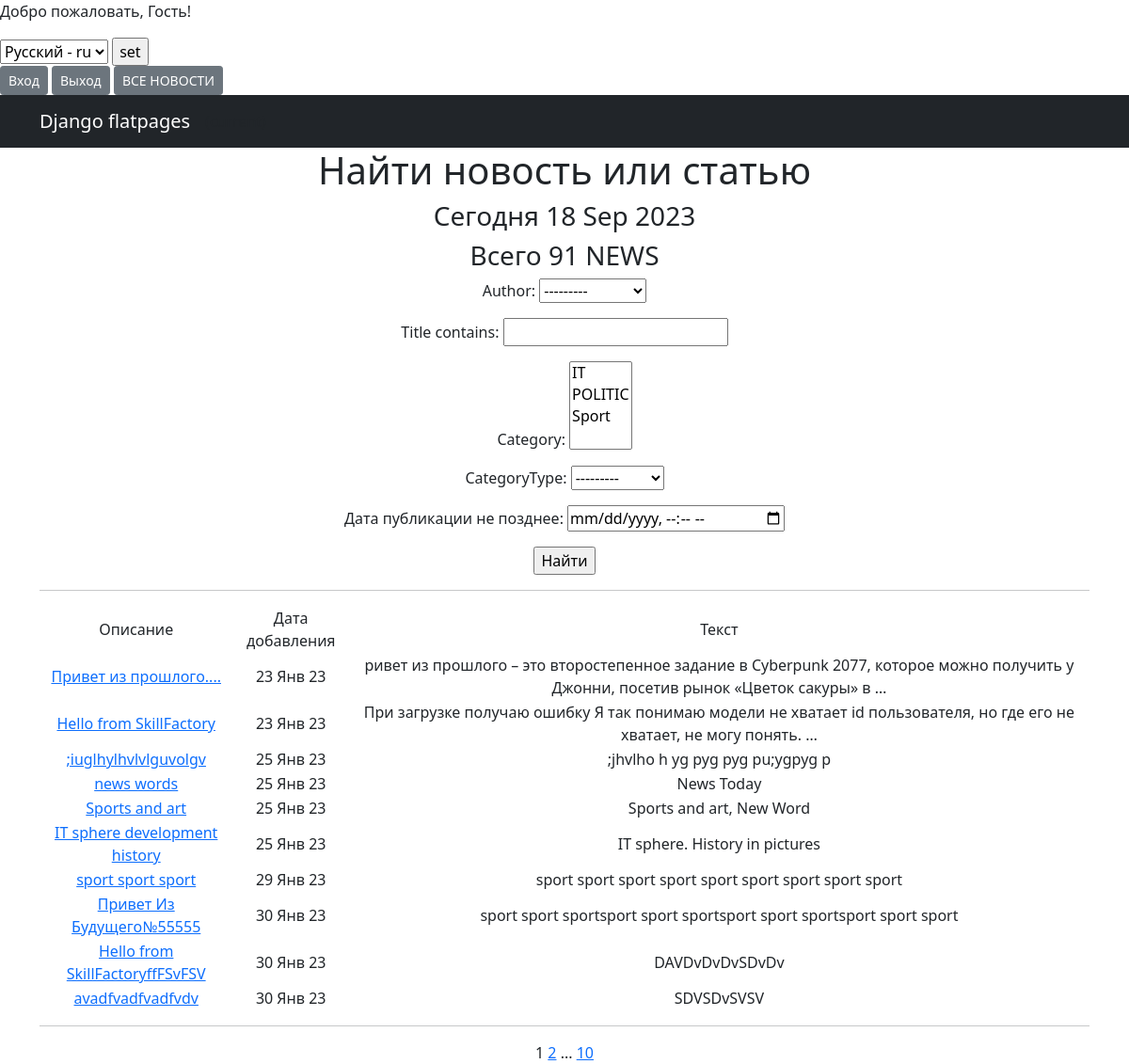
The page /news/search/ on the database as committed earlier.
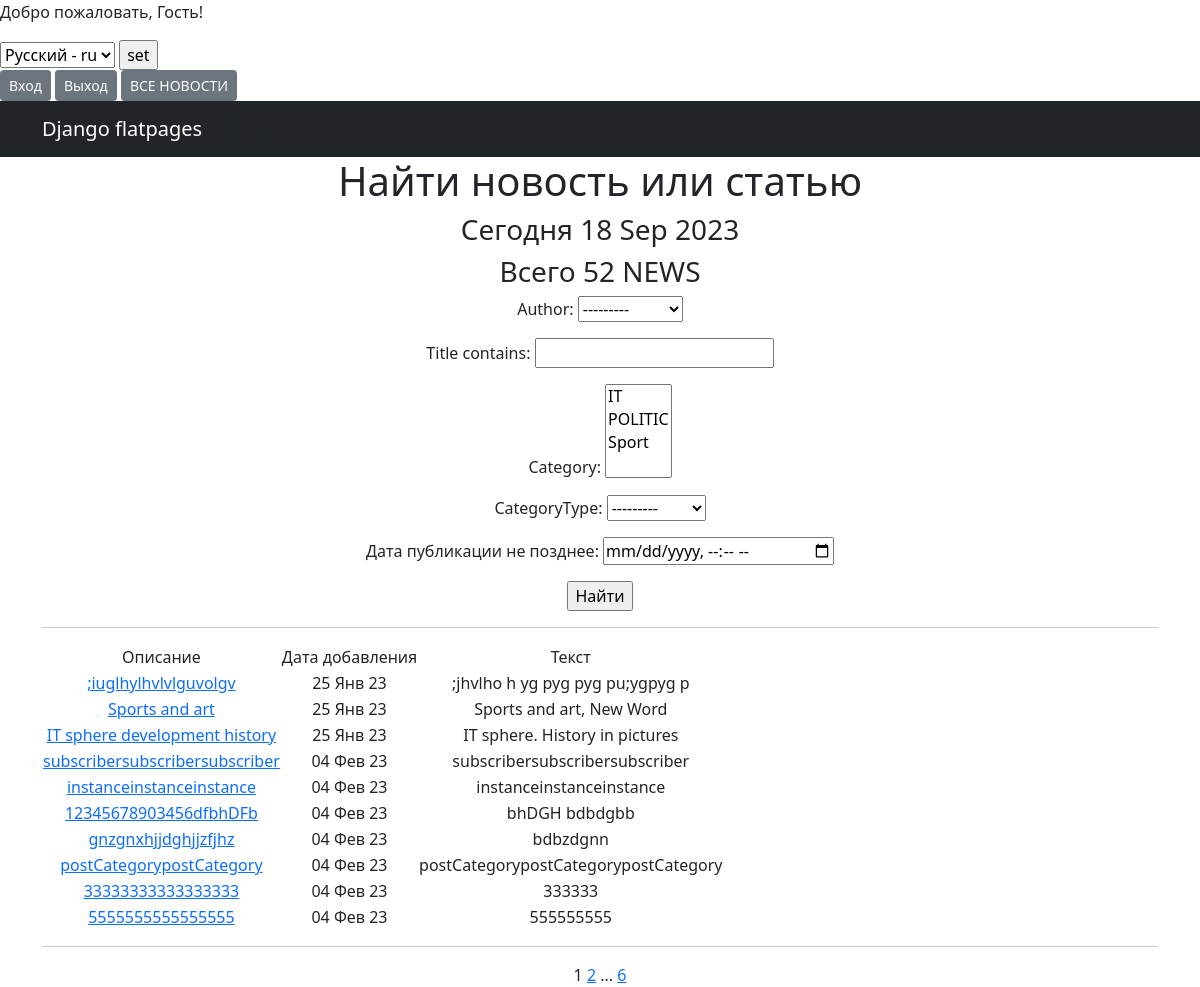
The same page on the database as committed later.
### news/models.py (models this page shows, shortened)
class Post(models.Model):
    author = models.ForeignKey(Author, on_delete=models.CASCADE, help_text="Автор")
    NEWS = "NW"
    ARTICLE = "AT"
    CATEGORY_CHOICES = (
        (NEWS, 'НОВОСТЬ'),
        (ARTICLE, 'СТАТЬЯ'),
    )
    categoryType = models.CharField(max_length=2, choices=CATEGORY_CHOICES, default=ARTICLE
                                    )
    dataCreation = models.DateTimeField(auto_now_add=True, )
    category = models.ManyToManyField(Category, through='PostCategory')
    title = models.CharField(max_length=128)
    text = models.TextField(verbose_name=' ТЕКСТ')
    rating = models.SmallIntegerField(default=0)

### news/views.py (the view)
# urls.py: path('search/', NewsSearch.as_view(), name='search'),
class NewsSearch(ListView):
    model = Post
    ordering = 'dataCreation'
    template_name = 'search.html'
    context_object_name = 'search'
    paginate_by = 10
    def get_queryset(self):
        queryset = super().get_queryset()
        self.filterset = PostFilter(self.request.GET, queryset)
        return self.filterset.qs
    def get_context_data(self, **kwargs):
        context = super().get_context_data(**kwargs)
        context['filterset'] = self.filterset
        context['all_news'] = Post.objects.all()
        return context

### news/models.py (called while the page is built)
    def __str__(self):
        return f'{self.authorUser}'

    def __str__(self):
        return f'{self.name}'

### news/templatetags/custom_filters.py (called while the page is built)
@register.filter()
def censor(value):
    ban_words = ['fuck', 'хер']
    if not isinstance(value, str):
        raise TypeError(f"unresolved type'{type(value)}' expected type 'str")
    for word in value.split():
        if word.lower() in ban_words:
            value = value.replace(word, f'{word[0]}{"*"*(len(word)-1)}')
    return value

### news/templatetags/custom_tags.py (called while the page is built)
@register.simple_tag()
def current_time(format_string='%b %d %Y'):
    return datetime.utcnow().strftime(format_string)

### news/templates/search.html (shortened to what this page needs)
{% extends 'flatpages/default.html' %}
{% load custom_filters %}
{% load custom_tags %}
{% block content %}
<h1>Найти новость или статью</h1>
<h3>Сегодня {% current_time '%d %b %Y' %}</h3>
<h3> Всего {{ all_news|length }} NEWS</h3>
<form action="" method="get">
    {{ filterset.form.as_p }}
    <input type="submit" value="Найти"/>
</form>
<hr>
{% if search %}
<table>
    <tr>
        <td>Описание</td>
        <td>Дата добавления</td>
        <td>Текст</td>
    <tr>
        {% for new in search %}
    <tr>
        <td><a href="{% url 'new' new.id %}">{{ new.title|censor }}</a></td>
        <td>{{ new.dataCreation|date:'d M y ' }}</td>
        <td>{{ new.text|truncatewords:20|censor}}</td>
        {% endfor %}
</table>
<hr>
{% else %}
<h2>Новостей нет!</h2>
{% endif %}
{{ page_obj.number }}
{% if page_obj.has_next %}
<a href="?page={{ page_obj.next_page_number }}">{{ page_obj.next_page_number }}</a>
{% if paginator.num_pages != page_obj.next_page_number %}
...
<a href="?page={{ page_obj.paginator.num_pages }}">{{ page_obj.paginator.num_pages }}</a>
{% endif %}
{% endif %}
{% endblock content %}

Rows that differ between the two databases and show on the page:
removed Post: title|censor "Привет из прошлого....", dataCreation "23 Янв 23", text|censor "ривет из прошлого – это второстепенное задание в Cyberpunk 2077, которое можно получить у Джонни, посетив рынок «Цветок сакуры» в …"
removed Post: title|censor "Hello from SkillFactory", dataCreation "23 Янв 23", text|censor "При загрузке получаю ошибку Я так понимаю модели не хватает id пользователя, но где его не хватает, не могу понять. …"
removed Post: title|censor "news words", dataCreation "25 Янв 23", text|censor "News Today"
removed Post: title|censor "sport sport sport", dataCreation "29 Янв 23", text|censor "sport sport sport sport sport sport sport sport sport"
removed Post: title|censor "Привет Из Будущего№55555", dataCreation "30 Янв 23", text|censor "sport sport sportsport sport sportsport sport sportsport sport sport"
removed Post: title|censor "Hello from SkillFactoryffFSvFSV", dataCreation "30 Янв 23", text|censor "DAVDvDvDvSDvDv"
removed Post: title|censor "avadfvadfvadfvdv", dataCreation "30 Янв 23", text|censor "SDVSDvSVSV"
now on this page (row unchanged): Post: title|censor "subscribersubscribersubscriber", dataCreation "04 Фев 23", text|censor "subscribersubscribersubscriber"
now on this page (row unchanged): Post: title|censor "instanceinstanceinstance", dataCreation "04 Фев 23", text|censor "instanceinstanceinstance"
now on this page (row unchanged): Post: title|censor "12345678903456dfbhDFb", dataCreation "04 Фев 23", text|censor "bhDGH bdbdgbb"
now on this page (row unchanged): Post: title|censor "gnzgnxhjjdghjjzfjhz", dataCreation "04 Фев 23", text|censor "bdbzdgnn"
now on this page (row unchanged): Post: title|censor "postCategorypostCategory", dataCreation "04 Фев 23", text|censor "postCategorypostCategorypostCategory"
now on this page (row unchanged): Post: title|censor "33333333333333333", dataCreation "04 Фев 23", text|censor "333333"
now on this page (row unchanged): Post: title|censor "5555555555555555", dataCreation "04 Фев 23", text|censor "555555555"
Other text that changed with them:
{{ all_news|length }}: "91" → "52"
{{ page_obj.paginator.num_pages }}: "10" → "6"
